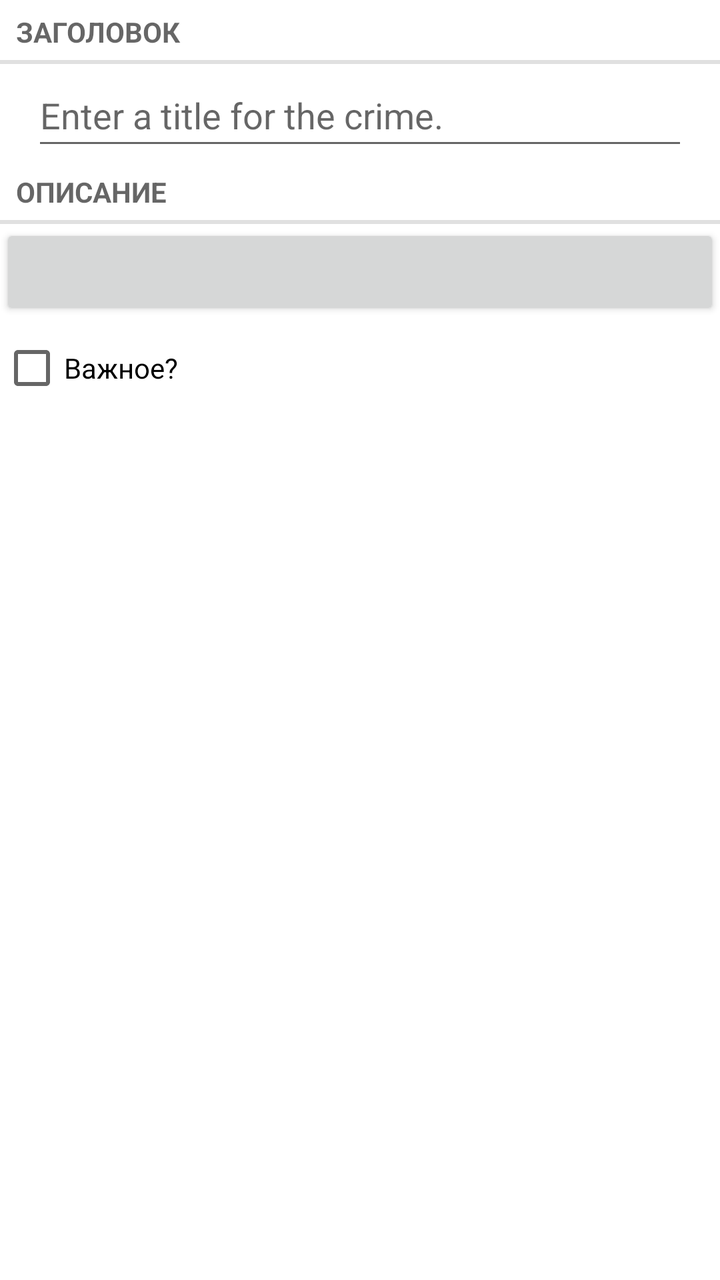
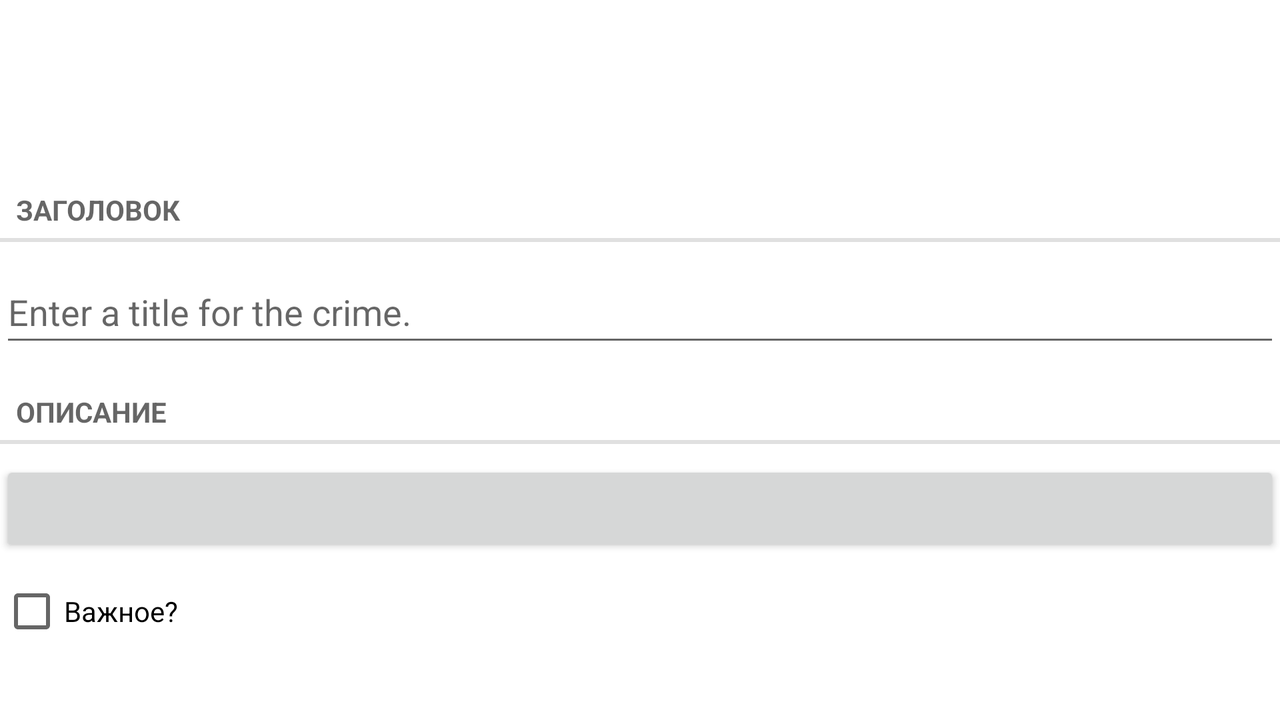

Compare how this app lays out the same screen by default and in its alternative resource folder. The renders come first, then the two layout files and the values they reference.
<!-- AndroidManifest.xml: application theme Theme.RMP_2 -->
<!-- res/layout/fragment_event.xml -->
<?xml version="1.0" encoding="utf-8"?>
<androidx.constraintlayout.widget.ConstraintLayout xmlns:android="http://schemas.android.com/apk/res/android"
    xmlns:app="http://schemas.android.com/apk/res-auto"
    xmlns:tools="http://schemas.android.com/tools"
    android:layout_width="match_parent"
    android:layout_height="match_parent">

    <LinearLayout
        android:layout_width="match_parent"
        android:layout_height="match_parent"
        android:orientation="vertical"
        app:layout_constraintBottom_toBottomOf="parent"
        app:layout_constraintEnd_toEndOf="parent"
        app:layout_constraintStart_toStartOf="parent"
        app:layout_constraintTop_toTopOf="parent">

        <TextView
            style="?android:listSeparatorTextViewStyle"
            android:layout_width="match_parent"
            android:layout_height="wrap_content"
            android:text="@string/event_title_label" />

        <EditText
            android:id="@+id/event_title"
            android:layout_width="match_parent"
            android:layout_height="wrap_content"
            android:layout_marginLeft="16dp"
            android:layout_marginRight="16dp"
            android:hint="@string/event_title_hint"
            android:minHeight="48dp" />

        <TextView
            style="?android:listSeparatorTextViewStyle"
            android:layout_width="match_parent"
            android:layout_height="wrap_content"
            android:text="@string/event_details_label" />

        <Button
            android:id="@+id/event_date"
            android:layout_width="match_parent"
            android:layout_height="wrap_content" />

        <CheckBox
            android:id="@+id/event_solved"
            android:layout_width="match_parent"
            android:layout_height="wrap_content"
            android:text="@string/event_solved_label" />

    </LinearLayout>

</androidx.constraintlayout.widget.ConstraintLayout>
<!-- resources referenced by this layout -->
<resources>
  <string name="event_details_label">Описание</string>
  <string name="event_solved_label">Важное?</string>
  <string name="event_title_hint">Enter a title for the crime.</string>
  <string name="event_title_label">Заголовок</string>
  <style name="Theme.RMP_2" parent="Theme.MaterialComponents.DayNight.DarkActionBar">
          
          <item name="colorPrimary">@color/purple_500</item>
          <item name="colorPrimaryVariant">@color/purple_700</item>
          <item name="colorOnPrimary">@color/white</item>
          
          <item name="colorSecondary">@color/teal_200</item>
          <item name="colorSecondaryVariant">@color/teal_700</item>
          <item name="colorOnSecondary">@color/black</item>
          
          <item name="android:statusBarColor" tools:targetApi="l">?attr/colorPrimaryVariant</item>
          
      </style>
</resources>
<!-- res/layout-land/fragment_event.xml (the author's variant of the layout above) -->
<!-- drawn on the phone turned sideways -->
<?xml version="1.0" encoding="utf-8"?>
<androidx.constraintlayout.widget.ConstraintLayout xmlns:android="http://schemas.android.com/apk/res/android"
    xmlns:app="http://schemas.android.com/apk/res-auto"
    xmlns:tools="http://schemas.android.com/tools"
    android:layout_width="match_parent"
    android:layout_height="match_parent">

    <EditText
        android:id="@+id/event_title"
        android:layout_width="match_parent"
        android:layout_height="wrap_content"
        android:autofillHints=""
        android:hint="@string/event_title_hint"
        android:minHeight="48dp"
        app:layout_constraintBottom_toBottomOf="parent"
        app:layout_constraintTop_toBottomOf="@+id/textView"
        app:layout_constraintVertical_bias="0.048"
        tools:layout_editor_absoluteX="0dp" />

    <TextView
        android:id="@+id/textView"
        style="?android:listSeparatorTextViewStyle"
        android:layout_width="match_parent"
        android:layout_height="wrap_content"
        android:text="@string/event_title_label"
        app:layout_constraintBottom_toBottomOf="parent"
        app:layout_constraintTop_toTopOf="parent"
        app:layout_constraintVertical_bias="0.271"
        tools:layout_editor_absoluteX="0dp" />

    <CheckBox
        android:id="@+id/event_solved"
        android:layout_width="match_parent"
        android:layout_height="wrap_content"
        android:text="@string/event_solved_label"
        app:layout_constraintBottom_toBottomOf="parent"
        app:layout_constraintStart_toStartOf="parent"
        app:layout_constraintTop_toBottomOf="@+id/event_date"
        app:layout_constraintVertical_bias="0.101" />

    <Button
        android:id="@+id/event_date"
        android:layout_width="match_parent"
        android:layout_height="wrap_content"
        android:contentDescription="@string/app_name"
        app:layout_constraintBottom_toBottomOf="parent"
        app:layout_constraintTop_toBottomOf="@+id/textView2"
        app:layout_constraintVertical_bias="0.093"
        tools:layout_editor_absoluteX="0dp" />

    <TextView
        android:id="@+id/textView2"
        style="?android:listSeparatorTextViewStyle"
        android:layout_width="match_parent"
        android:layout_height="wrap_content"
        android:text="@string/event_details_label"
        app:layout_constraintBottom_toBottomOf="parent"
        app:layout_constraintTop_toBottomOf="@+id/event_title"
        app:layout_constraintVertical_bias="0.078"
        tools:layout_editor_absoluteX="16dp" />

</androidx.constraintlayout.widget.ConstraintLayout>
<!-- resources referenced by the variant -->
<!-- as the phone turned sideways resolves them -->
<resources>
  <string name="app_name">RMP_2</string>
  <string name="event_details_label">Описание</string>
  <string name="event_solved_label">Важное?</string>
  <string name="event_title_hint">Enter a title for the crime.</string>
  <string name="event_title_label">Заголовок</string>
  <style name="Theme.RMP_2" parent="Theme.MaterialComponents.DayNight.DarkActionBar">
          
          <item name="colorPrimary">@color/purple_500</item>
          <item name="colorPrimaryVariant">@color/purple_700</item>
          <item name="colorOnPrimary">@color/white</item>
          
          <item name="colorSecondary">@color/teal_200</item>
          <item name="colorSecondaryVariant">@color/teal_700</item>
          <item name="colorOnSecondary">@color/black</item>
          
          <item name="android:statusBarColor" tools:targetApi="l">?attr/colorPrimaryVariant</item>
          
      </style>
</resources>
